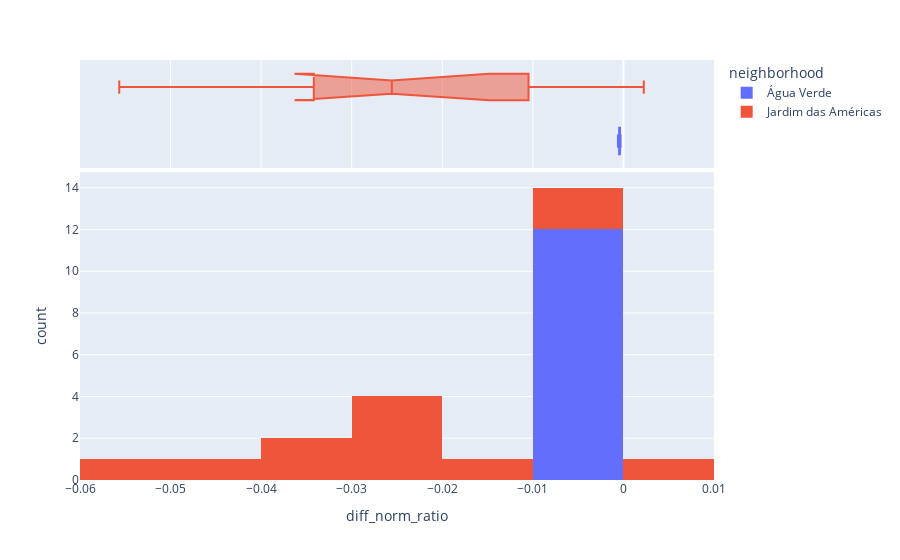

Write notebook code for a chart like this one.
### Code cell
px.histogram(gdf, 
             x='diff_norm_ratio', 
            #  y="tip", 
             color="neighborhood",
                   marginal="box", # or violin, rug
                #    hover_data=df.columns
                # range_x=(0,30),
               #  width = 900,
               #  nbins=10,
                   )

### Figure 1 — Plotly figure (JSON) as saved in the notebook; plotly's stock layout.template omitted (floating-point values rounded to 4 significant figures)
{"data": [{"alignmentgroup": "True", "bingroup": "x", "hovertemplate": "neighborhood=Água Verde<br>diff_norm_ratio=%{x}<br>count=%{y}<extra></extra>", "legendgroup": "Água Verde", "marker": {"color": "#636efa", "pattern": {"shape": ""}}, "name": "Água Verde", "offsetgroup": "Água Verde", "orientation": "v", "showlegend": true, "type": "histogram", "x": [-0.0004634, -0.0004073, -0.0004328, -0.0004994, -0.0006026, -0.0003233, -0.0004886, -0.0003551, -0.0004099, -0.0003603, -0.0004409, -0.0004222], "xaxis": "x", "yaxis": "y"}, {"alignmentgroup": "True", "hovertemplate": "neighborhood=Água Verde<br>diff_norm_ratio=%{x}<extra></extra>", "legendgroup": "Água Verde", "marker": {"color": "#636efa"}, "name": "Água Verde", "notched": true, "offsetgroup": "Água Verde", "showlegend": false, "type": "box", "x": [-0.0004634, -0.0004073, -0.0004328, -0.0004994, -0.0006026, -0.0003233, -0.0004886, -0.0003551, -0.0004099, -0.0003603, -0.0004409, -0.0004222], "xaxis": "x2", "yaxis": "y2"}, {"alignmentgroup": "True", "bingroup": "x", "hovertemplate": "neighborhood=Jardim das Américas<br>diff_norm_ratio=%{x}<br>count=%{y}<extra></extra>", "legendgroup": "Jardim das Américas", "marker": {"color": "#EF553B", "pattern": {"shape": ""}}, "name": "Jardim das Américas", "offsetgroup": "Jardim das Américas", "orientation": "v", "showlegend": true, "type": "histogram", "x": [-0.05567, -0.02738, -0.008521, 0.002246, -0.04112, -0.0265, -0.03498, -0.02464, -0.01164, -0.03339, -0.02072, -0.009315], "xaxis": "x", "yaxis": "y"}, {"alignmentgroup": "True", "hovertemplate": "neighborhood=Jardim das Américas<br>diff_norm_ratio=%{x}<extra></extra>", "legendgroup": "Jardim das Américas", "marker": {"color": "#EF553B"}, "name": "Jardim das Américas", "notched": true, "offsetgroup": "Jardim das Américas", "showlegend": false, "type": "box", "x": [-0.05567, -0.02738, -0.008521, 0.002246, -0.04112, -0.0265, -0.03498, -0.02464, -0.01164, -0.03339, -0.02072, -0.009315], "xaxis": "x2", "yaxis": "y2"}], "layout": {"barmode": "relative", "legend": {"title": {"text": "neighborhood"}, "tracegroupgap": 0}, "margin": {"t": 60}, "xaxis": {"anchor": "y", "domain": [0, 1], "title": {"text": "diff_norm_ratio"}}, "xaxis2": {"anchor": "y2", "domain": [0, 1], "matches": "x", "showgrid": true, "showticklabels": false}, "yaxis": {"anchor": "x", "domain": [0, 0.7326], "title": {"text": "count"}}, "yaxis2": {"anchor": "x2", "domain": [0.7426, 1], "matches": "y2", "showgrid": false, "showline": false, "showticklabels": false, "ticks": ""}}}
